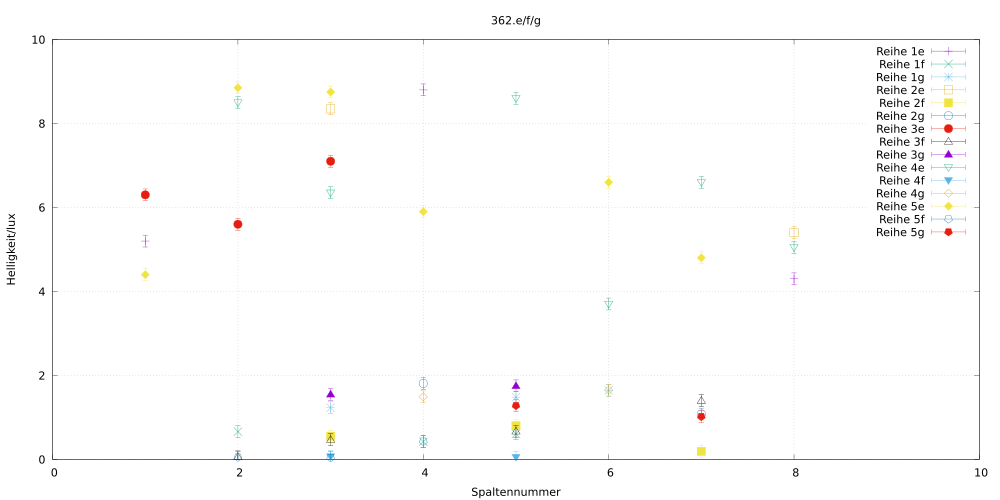

Here is the gnuplot script that generated this plot:
set terminal eps enhanced size 10,5
set output "e.eps"
set title "362.e/f/g"
set xrange [0:10]
set yrange [0:10]
set ylabel "Helligkeit/lux"
set xlabel "Spaltennummer"
set grid
plot "e1.csv" u 2:3:4 w yerrorbars title "Reihe 1e", "f1.csv" u 2:3:4 w yerrorbars title "Reihe 1f",  "g1.csv" u 2:3:4 w yerrorbars title "Reihe 1g", "e2.csv" u 2:3:4 w yerrorbars title "Reihe 2e", "f2.csv" u 2:3:4 w yerrorbars title "Reihe 2f",  "g2.csv" u 2:3:4 w yerrorbars title "Reihe 2g", "e3.csv" u 2:3:4 w yerrorbars title "Reihe 3e", "f3.csv" u 2:3:4 w yerrorbars title "Reihe 3f",  "g3.csv" u 2:3:4 w yerrorbars title "Reihe 3g", "e4.csv" u 2:3:4 w yerrorbars title "Reihe 4e", "f4.csv" u 2:3:4 w yerrorbars title "Reihe 4f",  "g4.csv" u 2:3:4 w yerrorbars title "Reihe 4g", "e5.csv" u 2:3:4 w yerrorbars title "Reihe 5e", "f5.csv" u 2:3:4 w yerrorbars title "Reihe 5f", "g5.csv" u 2:3:4 w yerrorbars title "Reihe 5g",
